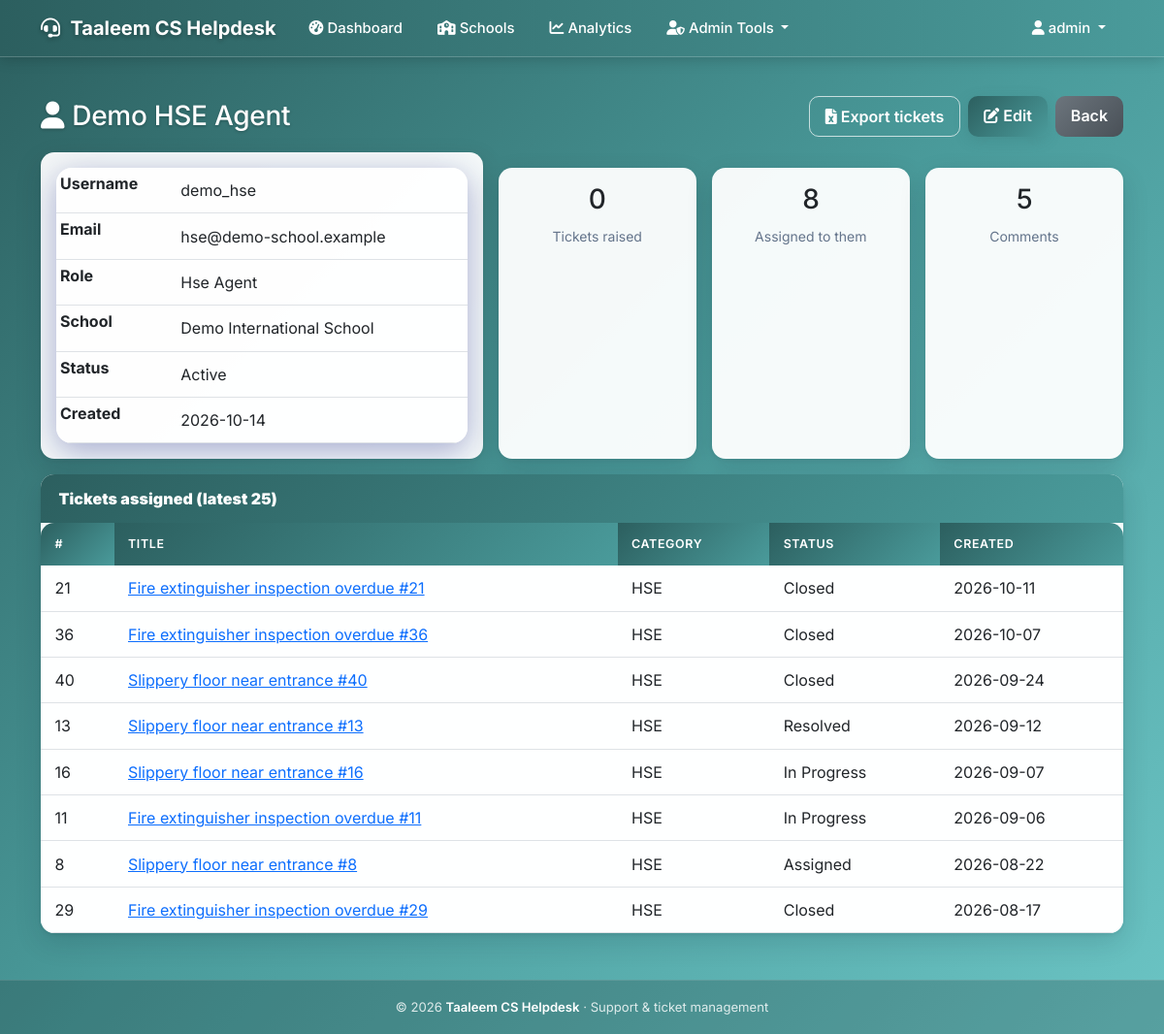
The app's page /admin/view_user/6 (signed in) with its own data.
### models.py (models this page shows, shortened)
class SystemSettings(db.Model):
    __tablename__ = 'system_settings'
    id = db.Column(db.Integer, primary_key=True)
    system_name = db.Column(db.String(100), nullable=False, default='Al Qeyam Helpdesk')
    logo_filename = db.Column(db.String(200), nullable=True)
    updated_at = db.Column(db.DateTime, default=utc_now, onupdate=utc_now)

class User(UserMixin, db.Model):
    __tablename__ = 'users'
    id = db.Column(db.Integer, primary_key=True)
    username = db.Column(db.String(80), unique=True, nullable=False)
    email = db.Column(db.String(120), unique=True, nullable=False)
    password_hash = db.Column(db.String(255), nullable=False)
    role = db.Column(db.String(20), default='user')  # see ALL_ROLES
    department = db.Column(db.Text, nullable=True)  # free text / admin module permissions as JSON
    is_active = db.Column(db.Boolean, default=True)
    created_at = db.Column(db.DateTime, default=utc_now)
    school_id = db.Column(db.Integer, db.ForeignKey('schools.id'), nullable=True, index=True)
    full_name = db.Column(db.String(120), nullable=True)
    must_change_password = db.Column(db.Boolean, default=False)
    school = db.relationship('School', foreign_keys=[school_id])
    @property
    def display_name(self):
        return self.full_name or self.username

class School(db.Model):
    __tablename__ = 'schools'
    id = db.Column(db.Integer, primary_key=True)
    name = db.Column(db.String(150), nullable=False, unique=True)
    slug = db.Column(db.String(60), nullable=False, unique=True, index=True)
    display_name = db.Column(db.String(150), nullable=True)   # shown in the UI header; defaults to name
    logo_filename = db.Column(db.String(200), nullable=True)
    primary_color = db.Column(db.String(7), nullable=True)
    secondary_color = db.Column(db.String(7), nullable=True)
    contact_email = db.Column(db.String(120), nullable=True)
    is_active = db.Column(db.Boolean, default=True, nullable=False)
    created_at = db.Column(db.DateTime, default=utc_now)
    updated_at = db.Column(db.DateTime, default=utc_now, onupdate=utc_now)

class Ticket(db.Model):
    __tablename__ = 'tickets'
    id = db.Column(db.Integer, primary_key=True)
    title = db.Column(db.String(200), nullable=False)
    description = db.Column(db.Text, nullable=False)
    category = db.Column(db.String(50), nullable=False)  # 'IT', 'FM', 'HSE'
    priority = db.Column(db.String(20), default='Medium')
    status = db.Column(db.String(20), default='Open')
    created_by = db.Column(db.Integer, db.ForeignKey('users.id'), nullable=False)
    assigned_to = db.Column(db.Integer, db.ForeignKey('users.id'), nullable=True)
    created_at = db.Column(db.DateTime, default=utc_now)
    updated_at = db.Column(db.DateTime, default=utc_now, onupdate=utc_now)
    school_id = db.Column(db.Integer, db.ForeignKey('schools.id'), nullable=True, index=True)
    external_ref = db.Column(db.String(100), nullable=True, index=True)  # id in a legacy system (bulk import)
    creator = db.relationship('User', foreign_keys=[created_by], backref='created_tickets')
    assignee = db.relationship('User', foreign_keys=[assigned_to], backref='assigned_tickets')

### app.py (the view)
@app.route('/admin/view_user/<int:user_id>')
@require_module_access('user_management')
@platform_scope
def view_user(user_id):
    user = _find_user_or_404(user_id)
    created = Ticket.query.filter_by(created_by=user.id).order_by(Ticket.created_at.desc()).limit(25).all()
    assigned = Ticket.query.filter_by(assigned_to=user.id).order_by(Ticket.created_at.desc()).limit(25).all()
    stats = {
        'created': Ticket.query.filter_by(created_by=user.id).count(),
        'assigned': Ticket.query.filter_by(assigned_to=user.id).count(),
        'comments': Comment.query.filter_by(user_id=user.id).count(),
    }
    return render_template('view_user.html', user=user, created=created, assigned=assigned, stats=stats)

### access.py (called while the page is built)
def check_module_access(module_name):
    if not current_user.is_authenticated:
        return False
    if current_user.role == ROLE_SUPER_ADMIN:
        return True
    if current_user.role not in MODULE_PERMISSIONS.get(module_name, []):
        return False
    if current_user.role == ROLE_ADMIN:
        return _admin_module_overrides(current_user).get(module_name, True) is not False
    return True

def require_module_access(module_name):
    def decorator(f):
        @login_required
        @wraps(f)
        def decorated_function(*args, **kwargs):
            if not check_module_access(module_name):
                flash('Access denied. You do not have permission to access this module.', 'error')
                return redirect(url_for('dashboard'))
            return f(*args, **kwargs)
        return decorated_function
    return decorator

### app.py (called while the page is built)
@login_manager.user_loader
def load_user(user_id):
    try:
        user = unscoped_get(User, int(user_id))
    except (TypeError, ValueError):
        return None
    if not user or not user.is_active:
        return None
    if user.role != ROLE_SUPER_ADMIN:
        school = db.session.get(School, user.school_id) if user.school_id else None
        if not school or not school.is_active:
            return None
    return user

@app.context_processor
def inject_system_settings():
    try:
        school = active_school()
        if school:
            branding = school
            theme = build_theme(school.primary_color, school.secondary_color)
        else:
            branding = _PlatformBranding(SystemSettings.query.first())
            theme = build_theme()
        return {'system_settings': branding, 'current_school': school, 'theme': theme, 'now_year': datetime.now().year}
    except Exception:
        logger.exception('Failed to build branding context')
        return {'system_settings': _PlatformBranding(), 'current_school': None, 'theme': build_theme(), 'now_year': datetime.now().year}

def _find_user_or_404(user_id):
    user = db.session.get(User, user_id)
    if user is None or not user_service.can_manage_user(current_user, user):
        abort(404)
    return user

### tenancy.py (called while the page is built, shortened)
def effective_school_id():
    if not has_request_context():
        return BYPASS  # CLI / scheduler / migrations: explicit, trusted code
    if g.get('tenant_bypass'):
        return BYPASS

def unscoped_get(model, ident):
    return db.session.get(model, ident, execution_options={'tenant_bypass': True})

### templates/view_user.html (shortened to what this page needs)
{% extends "base.html" %}
{% block content %}
<div class="d-flex justify-content-between align-items-center mb-3 flex-wrap gap-2">
    <h3 class="mb-0"><i class="fas fa-user me-2"></i>{{ user.display_name }}</h3>
    <div class="d-flex gap-2">
        <a class="btn btn-outline-light" href="{{ url_for('download_user_tickets', user_id=user.id) }}"><i class="fas fa-file-excel me-1"></i>Export tickets</a>
        <a class="btn btn-primary" href="{{ url_for('edit_user', user_id=user.id) }}"><i class="fas fa-edit me-1"></i>Edit</a>
        <a class="btn btn-secondary" href="{{ url_for('admin_users') }}">Back</a>
    </div>
</div>
<div class="row g-3 mb-3">
    <div class="col-md-5"><div class="card h-100"><div class="card-body">
        <table class="table table-sm mb-0">
            <tr><th>Username</th><td>{{ user.username }}</td></tr>
            <tr><th>Email</th><td>{{ user.email }}</td></tr>
            <tr><th>Role</th><td>{{ user.role.replace('_', ' ')|title }}</td></tr>
            <tr><th>School</th><td>{{ user.school.name if user.school else '— platform —' }}</td></tr>
            <tr><th>Status</th><td>{{ 'Active' if user.is_active else 'Inactive' }}</td></tr>
            <tr><th>Created</th><td>{{ user.created_at.strftime('%Y-%m-%d') if user.created_at else '' }}</td></tr>
        </table>
    </div></div></div>
    <div class="col-md-7"><div class="row g-3 h-100">
        <div class="col-4"><div class="card text-center h-100"><div class="card-body"><h3>{{ stats.created }}</h3><small class="text-muted">Tickets raised</small></div></div></div>
        <div class="col-4"><div class="card text-center h-100"><div class="card-body"><h3>{{ stats.assigned }}</h3><small class="text-muted">Assigned to them</small></div></div></div>
        <div class="col-4"><div class="card text-center h-100"><div class="card-body"><h3>{{ stats.comments }}</h3><small class="text-muted">Comments</small></div></div></div>
    </div></div>
</div>
{% for title, items in [('Tickets raised (latest 25)', created), ('Tickets assigned (latest 25)', assigned)] %}
{% if items %}
<div class="card mb-3">
    <div class="card-header"><strong>{{ title }}</strong></div>
    <div class="table-responsive"><table class="table table-sm table-hover mb-0">
        <thead><tr><th>#</th><th>Title</th><th>Category</th><th>Status</th><th>Created</th></tr></thead>
        <tbody>{% for t in items %}<tr><td>{{ t.id }}</td><td><a href="{{ url_for('view_ticket', ticket_id=t.id) }}">{{ t.title }}</a></td><td>{{ t.category }}</td><td>{{ t.status }}</td><td>{{ t.created_at.strftime('%Y-%m-%d') if t.created_at else '' }}</td></tr>{% endfor %}</tbody>
    </table></div>
</div>
{% endif %}
{% endfor %}
{% endblock %}

### templates/base.html (shortened to what this page needs)
<!DOCTYPE html>
<html lang="en">
<head>
    <link href="https://cdn.jsdelivr.net/npm/bootstrap@5.3.0/dist/css/bootstrap.min.css" rel="stylesheet">
    <link href="https://cdnjs.cloudflare.com/ajax/libs/font-awesome/6.0.0/css/all.min.css" rel="stylesheet">
</head>
<body>
    <nav class="navbar navbar-expand-xl navbar-dark">
        <div class="container">
            <a class="navbar-brand" href="{{ url_for('dashboard') if current_user.is_authenticated else url_for('index') }}">
                {% if system_settings.logo_filename %}
                    <img src="{{ url_for('static', filename='uploads/' + system_settings.logo_filename) }}" alt="Logo" style="height:32px;width:auto;margin-right:8px;vertical-align:middle;object-fit:contain;">
                {% else %}
                    <i class="fas fa-headset me-2"></i>
                {% endif %}{{ system_settings.system_name }}
            </a>
            <div class="collapse navbar-collapse" id="navbarNav">
                <ul class="navbar-nav me-auto">
                    {% if current_user.is_authenticated %}
                        <li class="nav-item">
                            <a class="nav-link" href="{{ url_for('dashboard') }}">
                                <i class="fas fa-tachometer-alt me-1"></i>Dashboard
                            </a>
                        </li>
                        {% if current_user.role == 'super_admin' %}
                            <li class="nav-item">
                                <a class="nav-link" href="{{ url_for('tenant.platform_dashboard') }}">
                                    <i class="fas fa-school me-1"></i>Schools
                                </a>
                            </li>
                            <li class="nav-item">
                                <a class="nav-link" href="{{ url_for('tenant.analytics') }}">
                                    <i class="fas fa-chart-line me-1"></i>Analytics
                                </a>
                            </li>
                        {% endif %}
                        {% if current_user.role in ['admin', 'super_admin'] %}
                            <li class="nav-item dropdown">
                                <a class="nav-link dropdown-toggle" href="#" id="adminDropdown" role="button" data-bs-toggle="dropdown">
                                    <i class="fas fa-user-shield me-1"></i>Admin Tools
                                </a>
                            </li>
                        {% endif %}
                    {% endif %}
                </ul>
                <ul class="navbar-nav">
                    {% if current_user.is_authenticated %}
                        <li class="nav-item dropdown">
                            <a class="nav-link dropdown-toggle" href="#" id="navbarDropdown" role="button" data-bs-toggle="dropdown">
                                <i class="fas fa-user me-1"></i>{{ current_user.username }}
                            </a>
                        </li>
                    {% else %}
                        <li class="nav-item">
                            <a class="nav-link" href="{{ url_for('login') }}">
                                <i class="fas fa-sign-in-alt me-1"></i>Login
                            </a>
                        </li>
                    {% endif %}
                </ul>
            </div>
        </div>
    </nav>
    <main class="container main-content" style="padding-top: 0.5rem;">
        {% block content %}{% endblock %}
    </main>
    <footer class="site-footer">
        <div class="container">
            &copy; {{ now_year }} <a href="{{ url_for('index') }}">{{ system_settings.system_name }}</a>
            &middot; Support &amp; ticket management
        </div>
    </footer>
</body>
</html>

### records on screen
SystemSettings: system_name "Taaleem CS Helpdesk"
User: username "admin"
User: display_name "Demo HSE Agent", username "demo_hse", email "hse@demo-school.example", role.replace "Hse Agent", is_active "Active", created_at "2026-10-14"
School: school "Demo International School"
Ticket: id "21", title "Fire extinguisher inspection overdue #21", category "HSE", status "Closed", created_at "2026-10-11"
Ticket: id "36", title "Fire extinguisher inspection overdue #36", category "HSE", status "Closed", created_at "2026-10-07"
Ticket: id "40", title "Slippery floor near entrance #40", category "HSE", status "Closed", created_at "2026-09-24"
Ticket: id "13", title "Slippery floor near entrance #13", category "HSE", status "Resolved", created_at "2026-09-12"
Ticket: id "16", title "Slippery floor near entrance #16", category "HSE", status "In Progress", created_at "2026-09-07"
Ticket: id "11", title "Fire extinguisher inspection overdue #11", category "HSE", status "In Progress", created_at "2026-09-06"
Ticket: id "8", title "Slippery floor near entrance #8", category "HSE", status "Assigned", created_at "2026-08-22"
Ticket: id "29", title "Fire extinguisher inspection overdue #29", category "HSE", status "Closed", created_at "2026-08-17"

### other values on screen
{{ stats.created }} "0"
{{ stats.assigned }} "8"
{{ stats.comments }} "5"
{{ title }} "Tickets assigned (latest 25)"
